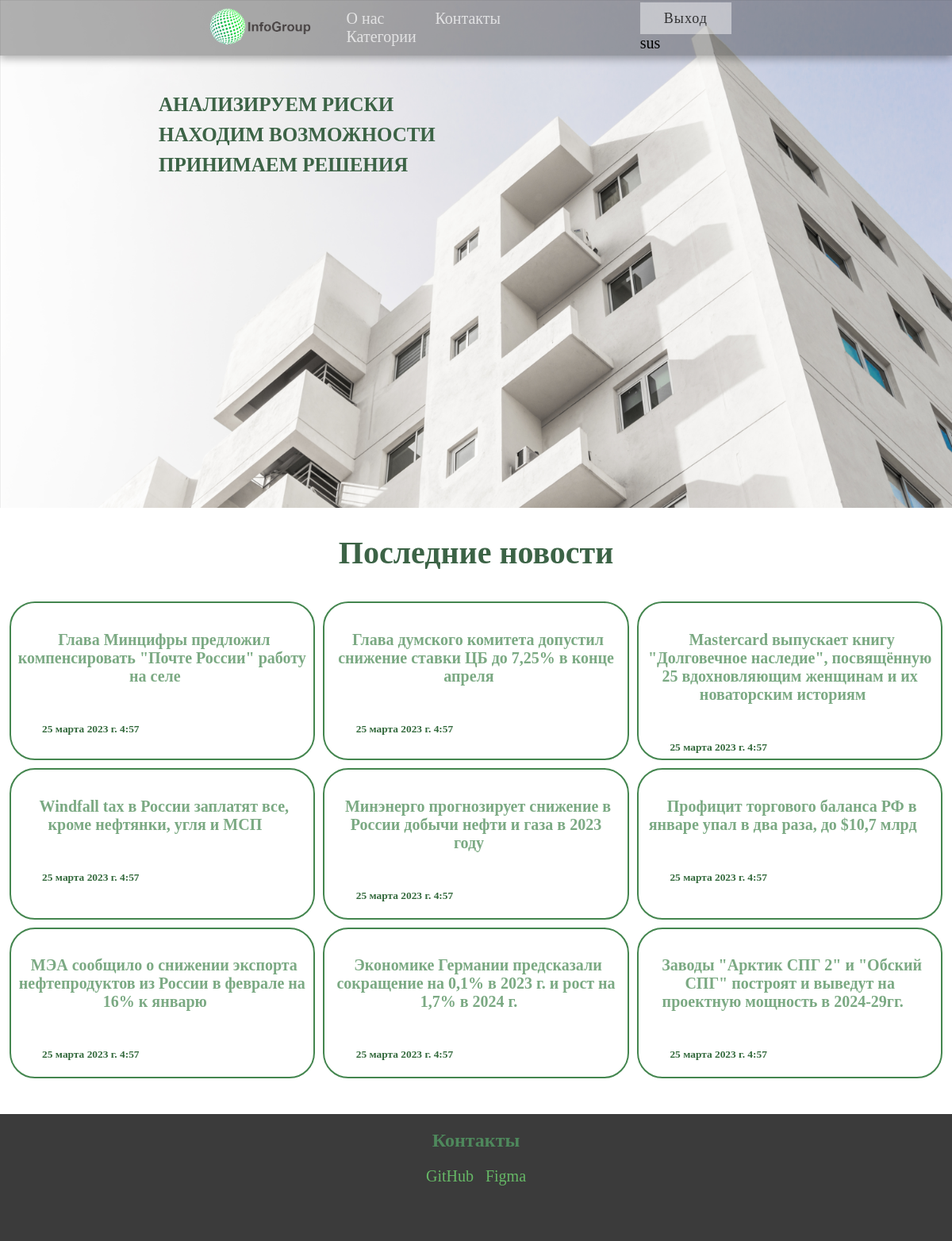
The page / (signed in) on the database its author committed.
### _NewsSite/models.py (models this page shows, shortened)
class MyUsers(AbstractBaseUser, PermissionsMixin):
    role = models.CharField(max_length=255, blank=True, null=True)
    Login = models.CharField(max_length=255, unique=True)
    email = models.CharField(max_length=255, blank=True, null=True)
    is_superuser = models.BooleanField(default=False)
    is_active = models.BooleanField(default=True)
    is_staff = models.BooleanField(default=False)
    USERNAME_FIELD = 'Login'
    REQUIRED_FIELDS = []
    objects = CustomUserManager()
    is_blocked = models.BooleanField(default=False)
    date_create = models.DateTimeField(auto_now_add=True)
    class Meta:
        verbose_name = 'Пользователи'
        ordering = [ 'date_create' ]

class Posts(models.Model):
    UserID = models.ForeignKey(MyUsers, on_delete=models.DO_NOTHING, null=False, default=0)
    CategoryID = models.ForeignKey(PostCategory, on_delete=models.DO_NOTHING, null=False, default=0)
    Title = models.CharField(max_length=255)
    Text = models.CharField(max_length = 10000 )
    Datee = models.DateTimeField(auto_now_add=True, null=True)
    class Meta:
        verbose_name = 'Посты'
        ordering = [ 'Datee' ]

### _NewsSite/views.py (the view)
# urls.py: path('', views.index),
def index(request): # 127.0.0.1:8000/
    posts = Posts.objects.order_by('-id')[0:9]  # posts = Posts.objects.filter(id__range =(0, 10))
    if request.method == 'POST':
        loginform = LoginFrom(request.POST)
        if loginform.is_valid():
            user = authenticate(Login=loginform.cleaned_data['Login'], password=loginform.cleaned_data['password'])
            print(user)
            if (user is not None):
                login(request, user)
                return render(request, 'main_page.html', {'posts': posts})
            else:
                return redirect('login/?&error=пользователь не найден или неверный пароль')
        else:
            return HttpResponse('что-то пошло не так упс ╰(*°▽°*)╯')
    else:
        return render(request, 'main_page.html', { 'posts' : posts } )

### templates/main_page.html (shortened to what this page needs)
{% load static %}
<!DOCTYPE html>
<html lang="en">
<head>
    <link rel="stylesheet" href="static/css/sus.css">
    <link rel="stylesheet" href="{% static 'css/post.css' %}">
</head>
<body style="font-family: 'TTNormsProRegular';">
    <nav class="navbar">
        <div class="container">
            <img src="static/img/logo_test.png" class="logo_wrap"/>
            <div class="navbar-wrap">
                <ul class="navbar-menu">
                    <li><a href="#">О нас</a></li>
                    <li><a href="#jump">Контакты</a></li>
                    <li><a href="#">Категории</a></li>
                </ul>
                <ul class="callback">
                    {% if not user.is_authenticated %}
                        <li><a href="http://127.0.0.1:8000/reg/" class="btn-flip" data-back="Регистрация" data-front="Регистрация"></a></li>
                        <li><a href="http://127.0.0.1:8000/login/" class="btn-flip" data-back="Вход" data-front="Вход"></a></li>
                    {% else %}
                        <li><a href="http://127.0.0.1:8000/logout/?&redir=//" class="btn-flip" data-back="Выход" data-front="Выход"></a></li>
                        <li>{{ user.Login }}</li>
                    {% endif %}
                </ul>
            </div>
        </div>
    </nav>
    <header class="header">
        <div class="head_container">
            <h2 class="header_title">АНАЛИЗИРУЕМ РИСКИ <p>НАХОДИМ ВОЗМОЖНОСТИ</p><p>ПРИНИМАЕМ РЕШЕНИЯ</p></h2>
        </div>
    </header>
    <div >
        <h2 align="center" style="color: #3c6346; font-size: 40px;">Последние новости</h2>
        <div align="center" class="grid">
            {% for p in posts %}
              <div class="grid-item border">
                <h4><a href="http://127.0.0.1:8000/post/?&postid={{p.id}}" class="href_text">{{p.Title}}</a></h4>
                <h6 class="grid-h6">{{p.Datee }}</h6>
              </div>
            {% endfor  %}
      </div>
    </div>
    <div id="jump" class="cotacts" style="height: 20vh; background-color: #3b3b3b;" >
        <h2 class="com_bot" align="center" style="color: rgb(78, 136, 92);">Контакты</h2>
        <ul class="refer">
            <li><a href="https://github.com/Viktor-8bit/NewsSite" style="text-decoration: none; color: rgb(102, 184, 102); padding-right: 15px;">GitHub</a></li>
            <li><a href="https://www.figma.com/file/oEnGj0biVRmjLDiXHrySVJ/Untitled?node-id=1-34&t=hG9COjllPPMJROUc-0" style="text-decoration: none; color: rgb(102, 184, 102);">Figma</a></li>
        </ul>
    </div>
</body>
</html>

### static/css/sus.css (style rules this page uses)
html { scroll-behavior: smooth; }
.logo_wrap { height: 70px; padding-left: 250px; }
body { margin: 0; overflow-x: hidden; }
.header { height: 80vh; width: 100%; display: flex; background-image: url(../img/bg_test.png); background-size: cover; align-items: center; }
.header_title { font-size: 25px; padding-left: 200px; padding-bottom: 300px; color: #3c6346; }
p { margin: 0; padding-top: 10px; }
.navbar { width: 100%; height: 70px; box-shadow: 0 4px 10px rgba(0, 0, 0, 0.3); background-color: rgba(0, 0, 0, 0.3); position: fixed; }
.navbar .container { height: inherit; display: flex; justify-content: space-between; align-items: center; }
.navbar-menu { list-style-type: none; padding-left: 0; margin-bottom: 15px; margin-top: 25px; }
.navbar-menu li { display: inline-block; }
.navbar-menu li a { color: #ffffff; font-size: 20px; text-decoration: none; opacity: 0.7; padding: 30px; transition: all 0.25s ease-in-out; }
.callback { list-style-type: none; padding-left: 0; margin-bottom: 18px; margin-left: 40px; margin-right: 15px; padding-right: 250px; }
.callback li { display: inline-block; font-size: 20px; }
.callback li a { text-decoration: none; }
.navbar-wrap { display: flex; flex-flow: row nowrap; }
.btn-flip { opacity: 1; outline: 0; color: #fff; line-height: 40px; position: relative; text-align: center; letter-spacing: 1px; display: inline-block; text-decoration: none; font-family: 'TTNormsProRegular'; font-size: 18px; }
.btn-flip:after { top: 0; left: 0; opacity: 0; width: 100%; color: #4b4b4b; display: block; transition: 0.5s; position: absolute; background: rgba(212, 255, 242, 0.7); content: attr(data-back); transform: translateY(-50%) rotateX(90deg); }
.btn-flip:before { top: 0; left: 0; opacity: 1; color: #171718da; display: block; padding: 0 30px; line-height: 40px; transition: 0.5s; position: relative; background: rgba(255, 255, 255, 0.45); content: attr(data-front); transform: translateY(0) rotateX(0); }
.com_bot { margin: 0; padding-top: 20px; }
.refer { display: flex; justify-content: center; align-items: center; list-style-type: none; padding-left: 0; font-size: 20px; }

### static/css/post.css (style rules this page uses)
.grid { color: #33693c; font-size: 20px; display: grid; justify-content: center; grid-template-columns: 395.66px 395.66px 395.66px; grid-template-rows: 210px; margin-bottom: 40px; }
.grid a { color: #44864f; opacity: 0.7; padding: 30px; transition: all 0.25s ease-in-out; }
.grid-item { margin: 5px; }
.grid-item a { margin: 5px; margin-bottom: 0px; text-decoration: none; padding-top: 28px; padding-bottom: 0px; padding-left: 0px; padding-right: 13px; }
.border { animation: pulsate 1.5s infinite alternate; border: 2px solid #44864f; border-radius: 2rem; padding: 0.4em; }
.grid-h6 { padding-right: 180px; padding-top: 20px; margin-bottom: 12px; margin-top: 0px; }
.href_text { padding-bottom: 10px; }

### rows shown on the page
MyUsers: Login "sus"
Posts: Title "Глава Минцифры предложил компенсировать \"Почте России\" работу на селе", Datee "25 марта 2023 г. 4:57"
Posts: Title "Глава думского комитета допустил снижение ставки ЦБ до 7,25% в конце апреля", Datee "25 марта 2023 г. 4:57"
Posts: Title "Mastercard выпускает книгу \"Долговечное наследие\", посвящённую 25 вдохновляющим женщинам и их новаторским историям", Datee "25 марта 2023 г. 4:57"
Posts: Title "Windfall tax в России заплатят все, кроме нефтянки, угля и МСП", Datee "25 марта 2023 г. 4:57"
Posts: Title "Минэнерго прогнозирует снижение в России добычи нефти и газа в 2023 году", Datee "25 марта 2023 г. 4:57"
Posts: Title "Профицит торгового баланса РФ в январе упал в два раза, до $10,7 млрд", Datee "25 марта 2023 г. 4:57"
Posts: Title "МЭА сообщило о снижении экспорта нефтепродуктов из России в феврале на 16% к январю", Datee "25 марта 2023 г. 4:57"
Posts: Title "Экономике Германии предсказали сокращение на 0,1% в 2023 г. и рост на 1,7% в 2024 г.", Datee "25 марта 2023 г. 4:57"
Posts: Title "Заводы \"Арктик СПГ 2\" и \"Обский СПГ\" построят и выведут на проектную мощность в 2024-29гг.", Datee "25 марта 2023 г. 4:57"
